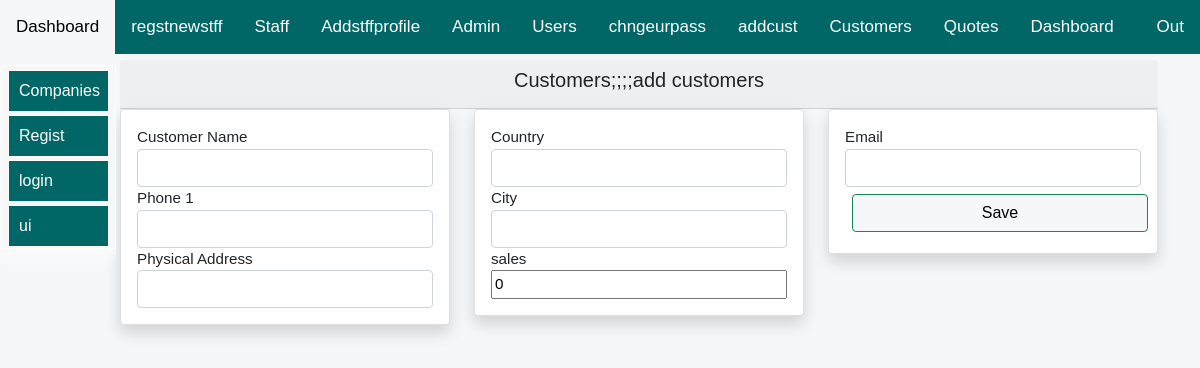
/allifmaal-erp/subscriptions/Edit/Update/This/Customer/Records/Permanently/cust-1-for-sub-1-7e041b9ebb13/ (signed in), run on an earlier commit of the app's database.
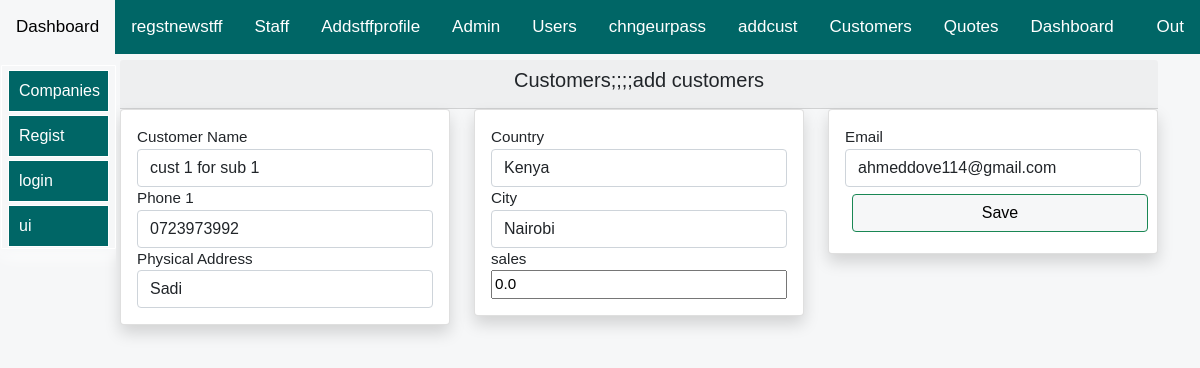
And on a later commit of the database.
### allifapp/models.py (models this page shows, shortened)
class CustomersModel(models.Model):
    Country = [
    ('Somalia', 'Somalia'),
    ('Kenya', 'Kenya'),
     ('Other', 'Other'),
    ]
    name = models.CharField(null=True, blank=False, max_length=20)
    phone = models.CharField(null=True, blank=True, max_length=30)
    email= models.CharField(null=True, blank=True, max_length=100)
    country = models.CharField(choices=Country, blank=True, max_length=30)
    city= models.CharField(null=True, blank=True, max_length=30)
    address = models.CharField(null=True, blank=True, max_length=30)
    sales=models.DecimalField(max_digits=10,blank=False,null=True,decimal_places=1,default=0)
    balance=models.DecimalField(max_digits=10,blank=False,null=True,decimal_places=1,default=0)
    turnover=models.DecimalField(max_digits=10,blank=False,null=True,decimal_places=1,default=0)
    contact = models.CharField(null=True, blank=True, max_length=30)
    uniqueId = models.CharField(null=True, blank=True, max_length=100)
    slug = models.SlugField(max_length=500, unique=True, blank=True, null=True)
    owner= models.ForeignKey(User,related_name="cuscmprlne",on_delete=models.SET_NULL,null=True,blank=False)
    company= models.ForeignKey(CompanyDetailsModel,related_name="cuscmprln",on_delete=models.SET_NULL,null=True,blank=False)

### allifapp/views.py (the view, shortened to what this page needs)
# urls.py: path('Edit/Update/This/Customer/Records/Permanently/<str:slug>/', views.editCustomerDetails, name="editCustomerDetails"),
@login_required(login_url='login:loginpage')
def editCustomerDetails(request,slug):
    try:
        if request.user.is_authenticated:
            user_var=request.user
            sysowner=CompanyDetailsModel.objects.filter(owner=user_var).first()
            compemplye=EmployeesModel.objects.filter(username=user_var).first()
            queryobj=CustomersModel.objects.filter(slug=slug).first()
            title="Update Customer Details"
            form=AddCustomerForm(instance=queryobj)
            context={
                "form":form,
                "title":title,
                "queryobj":queryobj,
            }
            return render(request,'allifapp/customers/add-customer.html',context)
        else:
            return login_required(login_url='login:loginpage')
    except Exception as ex:
        error_context={'error_message': ex,}
        return render(request,'allifapp/error.html',error_context)

### allifapp/forms.py
class AddCustomerForm(forms.ModelForm):
    class Meta:
        model = CustomersModel
        fields = ['name','phone','email','country','phone','email','city', 'address','sales']
        widgets={
            'name':forms.TextInput(attrs={'class':'form-control','placeholder':''}),
            'phone':forms.TextInput(attrs={'class':'form-control','placeholder':''}),
            'email':forms.TextInput(attrs={'class':'form-control','placeholder':''}),
            'phone':forms.TextInput(attrs={'class':'form-control','placeholder':''}),
            'city':forms.TextInput(attrs={'class':'form-control','placeholder':''}),
            'country':forms.TextInput(attrs={'class':'form-control','placeholder':''}),
            'address':forms.TextInput(attrs={'class':'form-control','placeholder':''}),
        }

### allifmaalusersapp/models.py (called while the page is built)
    def __str__(self):
        return self.email

### allifapp/templates/allifapp/customers/add-customer.html (shortened to what this page needs)
{% extends 'allifapp/bases/subsbase.html'%}
{% load static %}
{% load crispy_forms_tags %}
   {% block body %}
<div class="container">
      <div class="col-md-12">
          <div class="card-header text-center" >
              <h5>Customers;;;;add customers</h5>
          </div>
          <div class="row">
              <div class="col-md-4">
                <form method='POST' action='' enctype="multipart/form-data">{% csrf_token %}
                  <div class="card my-card shadow text-left p-3">
                    <label>Customer Name </label> {{form.name}}
                    <label>Phone 1</label>{{form.phone}}
                <label>Physical Address</label> {{form.address}}
                  </div>
              </div>
              <div class="col-md-4">
                  <div class="card my-card shadow text-left p-3">
                    <label>Country</label> {{form.country}}
                    <label>City</label> {{form.city}}
                    <label>sales</label> {{form.sales}}
                  </div>
              </div>
              <div class="col-md-4">
                  <div class="card my-card shadow text-left p-3">
                    <label>Email</label> {{form.email}}
                    <input type="submit" value='Save' id="allif-link-buttons" class="btn btn-success mybuttonlinks" style="width:100%;">
                  </div>
              </div>
          </div>
      </div>
    </div>
   {% endblock %}

What changed in the data, as far as the page shows it:
added CustomersModel: name "cust 1 for sub 1", phone "0723973992", address "Sadi", country "Kenya", city "Nairobi", sales "0.0", email "ahmeddove114@gmail.com"
Also different on the page:
form field sales: "0" → (not shown)
